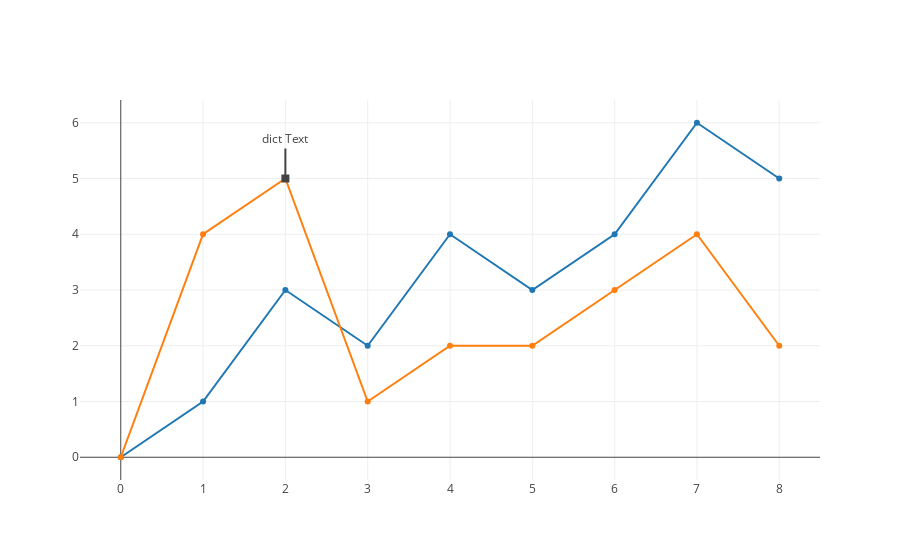

This figure's notebook cell:
### Markdown cell above
### Simple Annotation

### Code cell
trace1 = go.Scatter(
    x=[0, 1, 2, 3, 4, 5, 6, 7, 8],
    y=[0, 1, 3, 2, 4, 3, 4, 6, 5]
)

trace2 = go.Scatter(
    x=[0, 1, 2, 3, 4, 5, 6, 7, 8],
    y=[0, 4, 5, 1, 2, 2, 3, 4, 2]
)

data = [trace1, trace2]

layout = go.Layout(
    showlegend=False,
    annotations=[
        dict(
            x=2,
            y=5,
            xref='x',
            yref='y',
            text='dict Text',
            showarrow=True,
            arrowhead=7,
            ax=0,
            ay=-40
        )
    ]
)

fig = go.Figure(data=data, layout=layout)
py.offline.iplot(fig, filename='simple-annotation')

### Figure 1 — Plotly figure (JSON) as saved in the notebook; plotly's stock layout.template omitted (floating-point values rounded to 4 significant figures)
{"data": [{"type": "scatter", "uid": "3fa9f824-268f-4100-b5a6-8d9c35cbfa9c", "x": [0, 1, 2, 3, 4, 5, 6, 7, 8], "y": [0, 1, 3, 2, 4, 3, 4, 6, 5]}, {"type": "scatter", "uid": "cf70c258-1bb4-49d7-abbb-634c6bfa0609", "x": [0, 1, 2, 3, 4, 5, 6, 7, 8], "y": [0, 4, 5, 1, 2, 2, 3, 4, 2]}], "layout": {"annotations": [{"arrowhead": 7, "ax": 0, "ay": -40, "showarrow": true, "text": "dict Text", "x": 2, "xref": "x", "y": 5, "yref": "y"}], "showlegend": false}}
